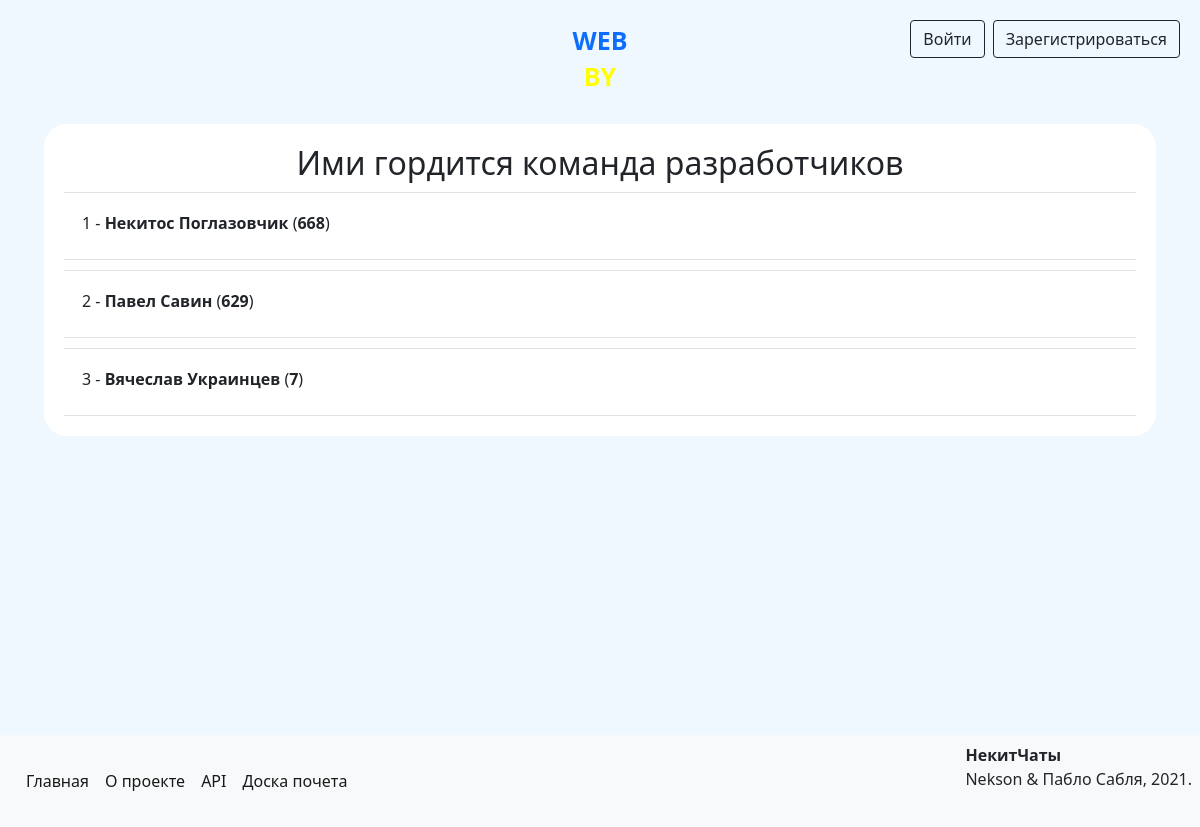
Before: /top with the older database file.
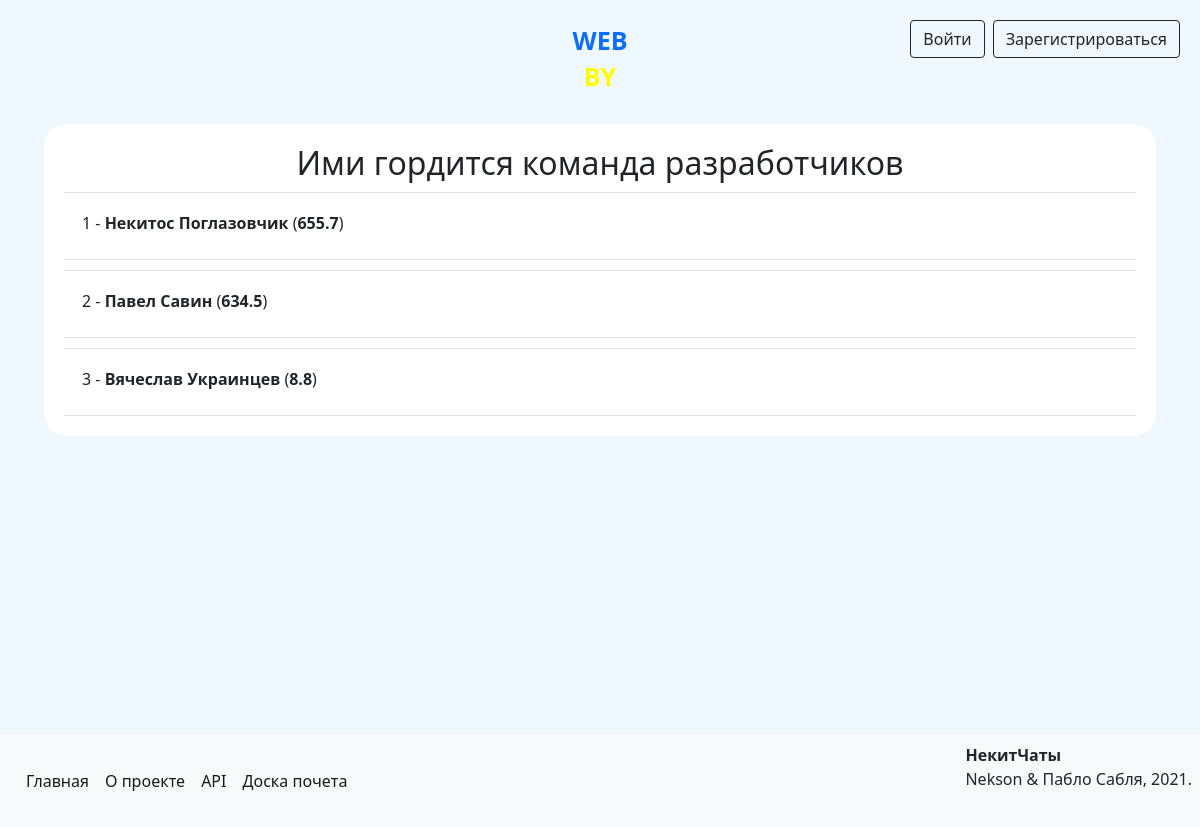
After: the same page with the newer database file.
### data/models/user.py (models this page shows, shortened)
class User(SqlAlchemyBase, UserMixin, SerializerMixin):
    __tablename__ = 'users'
    serialize_rules = ('-advertisements',)
    id = Column(Integer, autoincrement=True, primary_key=True)
    name = Column(Unicode)
    surname = Column(Unicode)
    birthday = Column(DateTime)
    email = Column(String, unique=True)
    phone_number = Column(String, unique=True)
    hashed_password = Column(String)
    registration_time = Column(DateTime, default=datetime.now)
    rating = Column(Integer, default=0)
    rank_id = Column(Integer, ForeignKey('ranks.id'))
    position = Column(Integer)
    admin = Column(Boolean, default=0)
    advertisements = relationship('Advertisement', back_populates='author')
    interests = relationship('Interest', secondary='users_to_interests', backref='users')
    rank = relationship('Rank')

### main.py (the view)
@app.route('/top')
def top():
    session = create_session()
    users = session.query(User).order_by(User.position).filter((User.position <= 100) & (User.rating > 0)).all()
    return render_template('top.html', top_users=users)

### data/db_session.py (called while the page is built)
def create_session() -> Session:
    global __factory
    return __factory()

### templates/top.html
{% extends "base.html" %}
{% block content %}
    <form>
        <div class="clearfix">
            <h2 align="center">Ими гордится команда разработчиков</h2>
        </div>
        {% for user in top_users %}
            <div class="p-2 border-top border-bottom">
                <div class="clearfix">
                    <a class="text-reset" href="/profile/{{ user.id }}">
                        <p>
                            {{ user.position }} - <b>{{ user.name }} {{ user.surname }}</b> (<b>{{ user.rating }}</b>)
                        </p>
                    </a>
                </div>
            </div>
        {% endfor %}
    </form>
{% endblock %}

Changed rows visible on the page:
changed User "Некитос": rating "668" → "655.7"
changed User "Павел": rating "629" → "634.5"
changed User "Вячеслав": rating "7" → "8.8"
